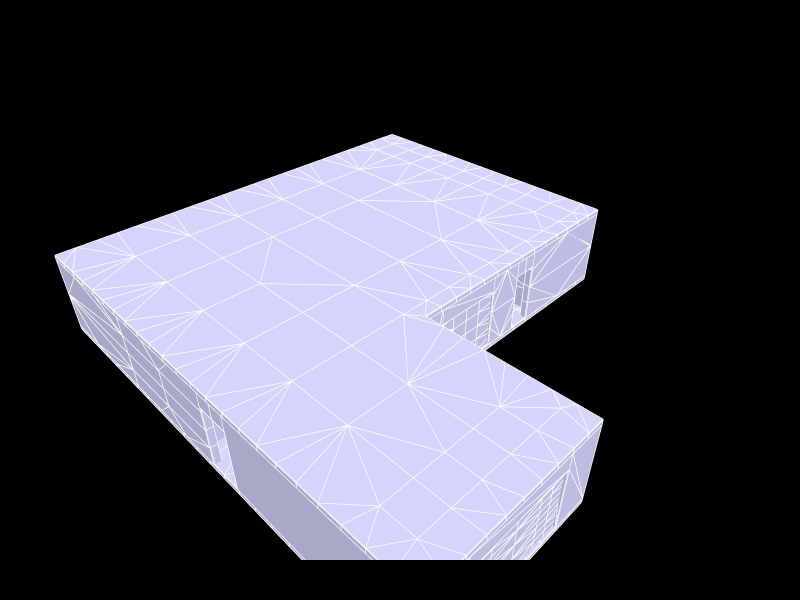

The notebook cell saved with this chart:
### Markdown cell above
## 6. Show the geometry

### Code cell
Topology.Show(objects,
              faceColor=[210,210,250],
              faceOpacity=1,
              edgeColor="white",
              edgeWidth=3,
              showVertices=False,
              backgroundColor="black",
              width=800,
              height=600,
              renderer = renderer)

### Figure 1 — Plotly figure (JSON) as saved in the notebook; plotly's stock layout.template omitted (floating-point values rounded to 4 significant figures; data arrays with more than 128 entries replaced by an {"elided": "..."} marker saying what was removed)
{"data": [{"hoverinfo": "text", "legendgroup": "2", "legendrank": 2, "line": {"color": "white", "dash": "solid", "width": 3}, "marker": {"size": 0}, "mode": "lines", "name": "1: default (Edges)", "showlegend": false, "text": "", "type": "scatter3d", "x": {"elided": "29643 float values"}, "y": {"elided": "29643 float values"}, "z": {"elided": "29643 float values"}}, {"cmax": 1, "cmin": 0, "color": "#D2D2FA", "colorscale": [[0, "#440154"], [0.1111, "#482878"], [0.2222, "#3e4989"], [0.3333, "#31688e"], [0.4444, "#26828e"], [0.5556, "#1f9e89"], [0.6667, "#35b779"], [0.7778, "#6ece58"], [0.8889, "#b5de2b"], [1, "#fde725"]], "flatshading": true, "hoverinfo": "text", "hovertext": "", "i": {"elided": "4197 int values"}, "j": {"elided": "4197 int values"}, "k": {"elided": "4197 int values"}, "legendgroup": "3", "legendrank": 3, "lighting": {"facenormalsepsilon": 0}, "name": "1: default (Faces)", "opacity": 1, "showlegend": false, "showscale": false, "text": "", "type": "mesh3d", "x": {"elided": "2217 float values"}, "y": {"elided": "2217 float values"}, "z": {"elided": "2217 float values"}}], "layout": {"autosize": true, "height": 600, "margin": {"b": 40, "l": 40, "r": 40, "t": 40}, "paper_bgcolor": "#000000", "plot_bgcolor": "#000000", "scene": {"aspectmode": "data", "camera": {"center": {"x": 0, "y": 0, "z": 0}, "eye": {"x": -1.25, "y": -1.25, "z": 1.25}, "projection": {"type": "perspective"}, "up": {"x": 0, "y": 0, "z": 1}}, "xaxis": {"visible": false}, "yaxis": {"visible": false}, "zaxis": {"visible": false}}, "showlegend": true, "width": 800, "xaxis": {"showgrid": false, "visible": false, "zeroline": false}, "yaxis": {"showgrid": false, "visible": false, "zeroline": false}}}
